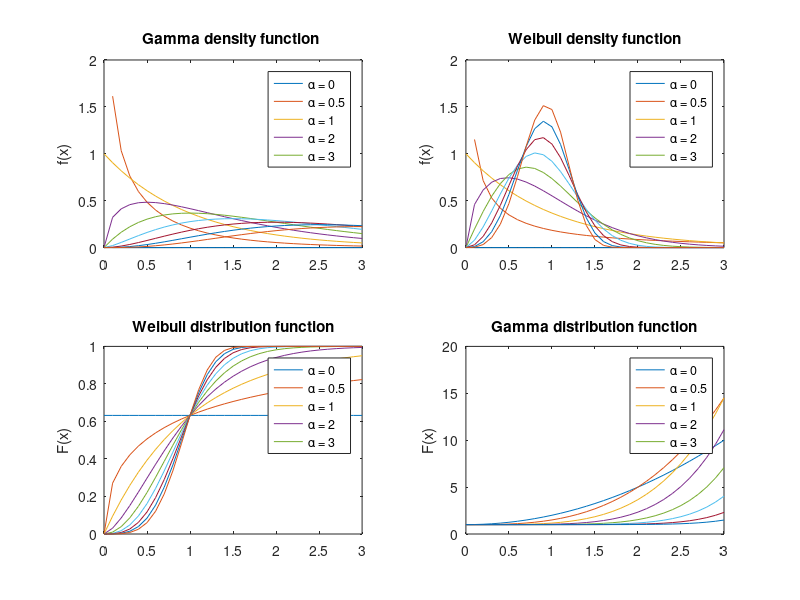
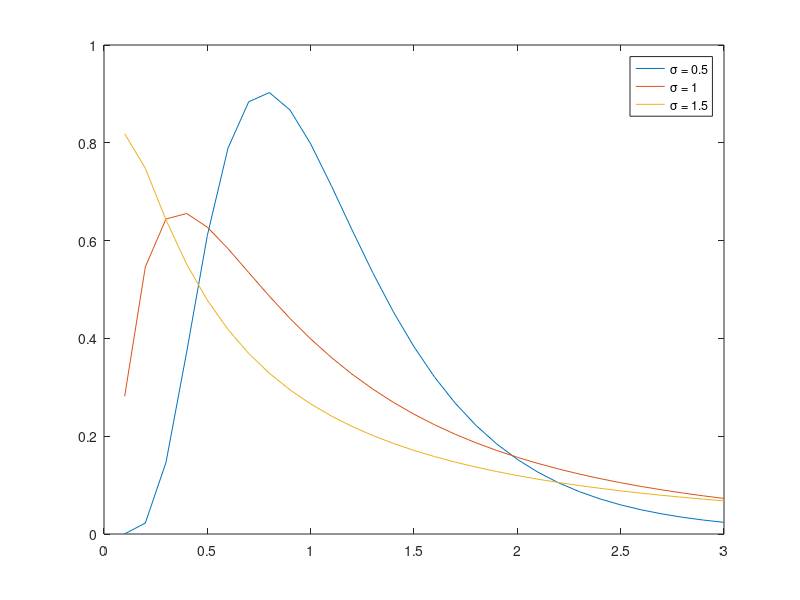

Here is the MATLAB script that generated these plots, in order:
clc
close all
clear all

beta = 1;
alph = 0:0.5:4;
x = 0:.1:3;

mu = 0;  % mean zero
sig = 0.5:0.5:1.5;  % standard deviation 

for i = 1:length(x)
    for j = 1:length(alph)
        K = -(x(i)/beta);
        G(i,j) = (beta^-alph(j))*x(i)^(alph(j)-1)*exp(K)/(gamma(alph(j)));  % gamma distribution 
        KG = -(x(i)/beta)^(alph(j));
        W(i,j) = alph(j)*(beta^-alph(j))*(x(i)^(alph(j)-1))*exp(KG);        % Weibull density 
        Wd(i,j) = 1-exp(KG);                                                % Weibull distribution 
       
    end
end

for i = 1:length(x)
    for j = 1: length(alph)-1
        T = -(x(i)/beta);
        TF(i,j) = 1-T*((x(i)/beta)^(j)/factorial(j));
    end
    TFF(i) = sum(TF(i,:));
end 
figure(1)
subplot(221)
plot(x,G)
legend('\alpha = 0','\alpha = 0.5','\alpha = 1','\alpha = 2','\alpha = 3'); title('Gamma density function '); ylabel('f(x)');
subplot(222)
plot(x,W)
legend('\alpha = 0','\alpha = 0.5','\alpha = 1','\alpha = 2','\alpha = 3'); title('Weibull density function'); ylabel('f(x)');
subplot(223)
plot(x,Wd)
legend('\alpha = 0','\alpha = 0.5','\alpha = 1','\alpha = 2','\alpha = 3'); title('Weibull distribution function'); ylabel('F(x)');
subplot(224)
plot(x,TF)
legend('\alpha = 0','\alpha = 0.5','\alpha = 1','\alpha = 2','\alpha = 3'); title('Gamma distribution function');ylabel('F(x)');


for i = 1:length(x)
    for j = 1:length(sig)
        KK = -((log(x(i))- mu)^2)/(2*sig(j)^2);
        F(i,j) = (1/(x(i)*sqrt(2*pi*sig(j)^2)))*(exp(KK));  % log normal density function 
    end 
end 

figure(2)
plot(x,F)
legend('\sigma = 0.5','\sigma = 1','\sigma = 1.5');
